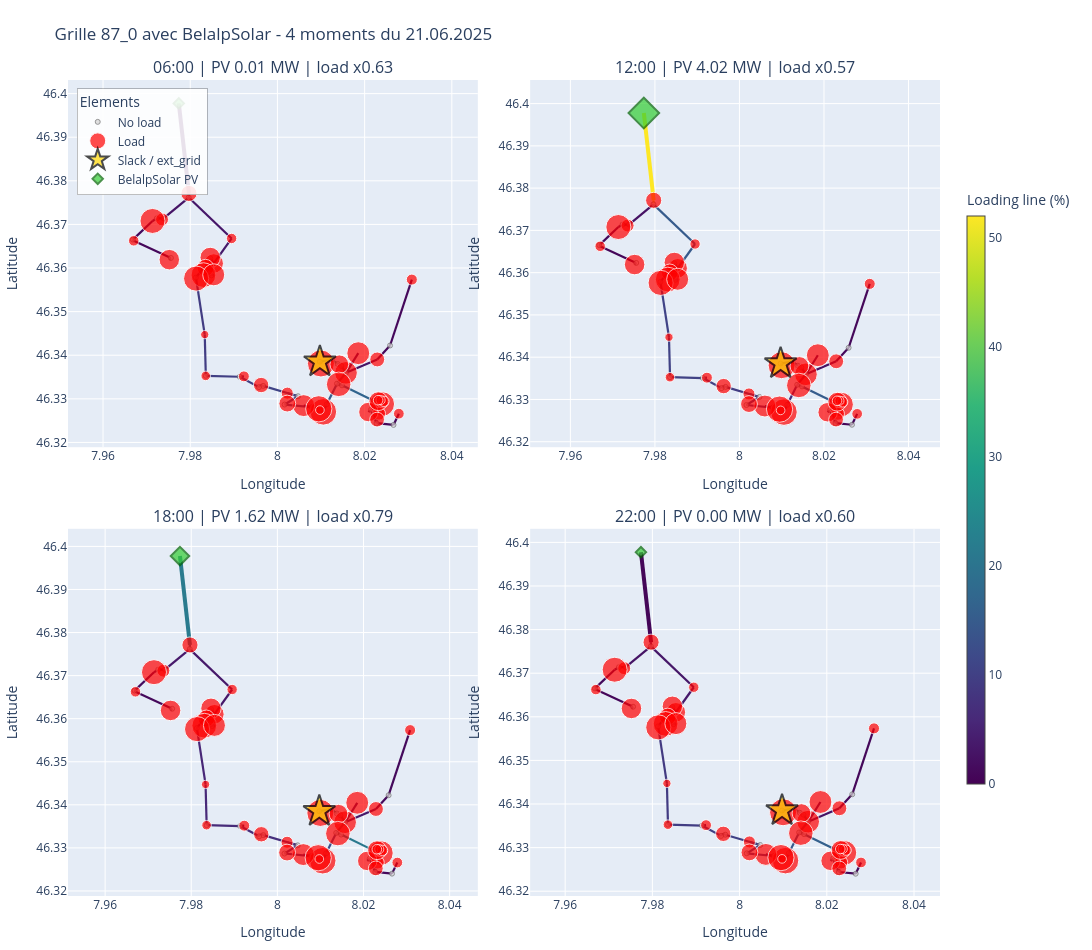

Source (notebook cell):
### Markdown cell above
# Scenario horaire interactif

Choisir un mois, un jour et une heure. Les charges suivent un profil journalier/seasonnier simple, BelalpSolar suit un profil pvlib horaire, puis le power flow est relance. Les tailles des points et les couleurs des lignes changent avec le scenario.

### Code cell
import re
import math
import copy
import numpy as np
import pandas as pd
import pandapower as pp
import pvlib
import plotly.graph_objects as go
import plotly.io as pio
from plotly.colors import sample_colorscale
from plotly.subplots import make_subplots
from pvlib.location import Location

pio.renderers.default = "vscode"

grid_file = "/Users/jadlostan/Documents/GitHub/Swiss-PDGs/grids/pandapower_data/MV/87_0_grid.xlsx"
nodes_file = "nodes_valais.csv"
grid_id = "87_0"

pv_latitude = 46.39776
pv_longitude = 7.97738
pv_p_mw_nominal = 5.7
annual_yield_gwh_target = 12.0

# Jour et heures a comparer.
selected_day = pd.Timestamp("2025-06-21", tz="Europe/Zurich")
selected_hours = [6, 12, 18, 22]

base_net = pp.from_excel(grid_file)
nodes = pd.read_csv(nodes_file)

def id_to_str(value):
    return str(int(value)) if float(value).is_integer() else str(value)

def node_id_from_bus_name(name):
    match = re.search(r"_node_(.+)$", str(name))
    return match.group(1) if match else None

def haversine_km(lon1, lat1, lon2, lat2):
    radius_km = 6371.0
    lon1, lat1, lon2, lat2 = map(math.radians, [lon1, lat1, lon2, lat2])
    dlon = lon2 - lon1
    dlat = lat2 - lat1
    a = math.sin(dlat / 2) ** 2 + math.cos(lat1) * math.cos(lat2) * math.sin(dlon / 2) ** 2
    return 2 * radius_km * math.asin(math.sqrt(a))

nodes_grid = nodes[nodes["grid_id"] == grid_id].dropna(subset=["osmid", "longitude", "latitude"]).copy()
nodes_grid["node_id"] = nodes_grid["osmid"].apply(id_to_str)
node_lookup = nodes_grid.drop_duplicates("node_id").set_index("node_id")[["longitude", "latitude"]]

base_bus_plot = base_net.bus.copy()
base_bus_plot["bus_index"] = base_bus_plot.index
base_bus_plot["node_id"] = base_bus_plot["name"].apply(node_id_from_bus_name)
base_bus_plot = base_bus_plot.join(node_lookup, on="node_id")
base_bus_plot = base_bus_plot.dropna(subset=["longitude", "latitude"]).set_index("bus_index")

distance2 = (base_bus_plot["longitude"] - pv_longitude) ** 2 + (base_bus_plot["latitude"] - pv_latitude) ** 2
nearest_bus = int(distance2.idxmin())
nearest_lon = float(base_bus_plot.loc[nearest_bus, "longitude"])
nearest_lat = float(base_bus_plot.loc[nearest_bus, "latitude"])
connection_length_km = haversine_km(nearest_lon, nearest_lat, pv_longitude, pv_latitude)
attached_lines = base_net.line[(base_net.line["from_bus"] == nearest_bus) | (base_net.line["to_bus"] == nearest_bus)]
cable = attached_lines.iloc[0] if len(attached_lines) else base_net.line.iloc[0]

location = Location(latitude=46.39776, longitude=7.97738, tz="Europe/Zurich", altitude=2650, name="BelalpSolar")
times = pd.date_range("2025-01-01 00:00", "2025-12-31 23:00", freq="h", tz=location.tz)
solar_position = location.get_solarposition(times)
clear_sky = location.get_clearsky(times, model="ineichen")
poa = pvlib.irradiance.get_total_irradiance(
    surface_tilt=60,
    surface_azimuth=180,
    solar_zenith=solar_position["apparent_zenith"],
    solar_azimuth=solar_position["azimuth"],
    dni=clear_sky["dni"],
    ghi=clear_sky["ghi"],
    dhi=clear_sky["dhi"],
    albedo=0.35,
)
cell_temperature = pvlib.temperature.faiman(poa_global=poa["poa_global"], temp_air=5, wind_speed=2)
pdc_kw_raw = pvlib.pvsystem.pvwatts_dc(
    effective_irradiance=poa["poa_global"],
    temp_cell=cell_temperature,
    pdc0=pv_p_mw_nominal * 1000,
    gamma_pdc=-0.0035,
)
pac_kw_raw = pvlib.inverter.pvwatts(pdc=pdc_kw_raw, pdc0=pv_p_mw_nominal * 1000, eta_inv_nom=0.96).clip(lower=0)
pv_profile_mw = pac_kw_raw * (annual_yield_gwh_target * 1_000_000 / pac_kw_raw.sum()) / 1000

def load_multiplier(timestamp):
    hour = timestamp.hour + timestamp.minute / 60
    doy = timestamp.dayofyear
    morning = 0.35 * np.exp(-0.5 * ((hour - 7.5) / 2.0) ** 2)
    midday = 0.16 * np.exp(-0.5 * ((hour - 12.5) / 3.0) ** 2)
    evening = 0.50 * np.exp(-0.5 * ((hour - 19.0) / 2.5) ** 2)
    night_base = 0.55
    daily = night_base + morning + midday + evening
    seasonal = 1.0 + 0.22 * np.cos(2 * np.pi * (doy - 15) / 365.0)
    weekend = 0.95 if timestamp.weekday() >= 5 else 1.0
    return float(daily * seasonal * weekend)

def build_scenario_net(timestamp):
    net = copy.deepcopy(base_net)
    multiplier = load_multiplier(timestamp)
    net.load["p_mw"] = base_net.load["p_mw"] * multiplier
    net.load["q_mvar"] = base_net.load["q_mvar"] * multiplier
    pv_bus = pp.create_bus(net, vn_kv=float(net.bus.loc[nearest_bus, "vn_kv"]), name="bus_MV_87_0_BelalpSolar", type="n")
    pp.create_line_from_parameters(
        net,
        from_bus=nearest_bus,
        to_bus=pv_bus,
        length_km=connection_length_km,
        r_ohm_per_km=float(cable["r_ohm_per_km"]),
        x_ohm_per_km=float(cable["x_ohm_per_km"]),
        c_nf_per_km=float(cable["c_nf_per_km"]),
        max_i_ka=float(cable["max_i_ka"]),
        type=str(cable["type"]),
        name="line_87_0_to_BelalpSolar",
    )
    pv_p_mw = float(pv_profile_mw.loc[timestamp])
    pp.create_sgen(net, bus=pv_bus, p_mw=pv_p_mw, q_mvar=0.0, name="BelalpSolar PV", type="PV")
    pp.runpp(net)
    return net, pv_bus, pv_p_mw, multiplier

scenarios = []
for hour in selected_hours:
    timestamp = selected_day + pd.Timedelta(hours=hour)
    net, pv_bus, pv_p_mw, multiplier = build_scenario_net(timestamp)
    scenarios.append((timestamp, net, pv_bus, pv_p_mw, multiplier))

max_loading_global = max(float(net.res_line["loading_percent"].max()) for _, net, _, _, _ in scenarios)

fig = make_subplots(
    rows=2,
    cols=2,
    subplot_titles=[f"{ts:%H:%M} | PV {pv_p:.2f} MW | load x{mult:.2f}" for ts, _, _, pv_p, mult in scenarios],
    horizontal_spacing=0.06,
    vertical_spacing=0.10,
)

summary_rows = []
for idx, (timestamp, net, pv_bus, pv_p_mw, multiplier) in enumerate(scenarios):
    row = idx // 2 + 1
    col = idx % 2 + 1
    bus_plot = pd.concat([
        base_bus_plot,
        pd.DataFrame(
            {"longitude": [pv_longitude], "latitude": [pv_latitude], "name": ["bus_MV_87_0_BelalpSolar"], "node_id": ["BelalpSolar"]},
            index=[pv_bus],
        ),
    ])
    load_by_bus = net.load[net.load["in_service"]].groupby("bus")["p_mw"].sum()
    sgen_by_bus = net.sgen[net.sgen["in_service"]].groupby("bus")["p_mw"].sum() if len(net.sgen) else pd.Series(dtype=float)
    slack_buses = set(net.ext_grid[net.ext_grid["in_service"]]["bus"].astype(int))
    max_load = max(load_by_bus.max(), 1e-9) if len(load_by_bus) else 1

    for line_idx, line in net.line.iterrows():
        from_bus = int(line["from_bus"])
        to_bus = int(line["to_bus"])
        if from_bus not in bus_plot.index or to_bus not in bus_plot.index:
            continue
        x0, y0 = bus_plot.loc[from_bus, ["longitude", "latitude"]]
        x1, y1 = bus_plot.loc[to_bus, ["longitude", "latitude"]]
        x_mid = (x0 + x1) / 2
        y_mid = (y0 + y1) / 2
        loading = float(net.res_line.loc[line_idx, "loading_percent"])
        line_color = sample_colorscale("Viridis", loading / max(max_loading_global, 1))[0]
        fig.add_trace(
            go.Scatter(
                x=[x0, x_mid, x1],
                y=[y0, y_mid, y1],
                mode="lines",
                line=dict(color=line_color, width=4 if to_bus == pv_bus or from_bus == pv_bus else 2.2),
                hovertemplate=f"{timestamp:%H:%M}<br>edge {line_idx}<br>loading: {loading:.2f}%<extra></extra>",
                showlegend=False,
            ),
            row=row,
            col=col,
        )

    plain, loads, slacks, pvs = [], [], [], []
    for bus_idx, bus_row in bus_plot.iterrows():
        load = float(load_by_bus.get(bus_idx, 0.0))
        sgen = float(sgen_by_bus.get(bus_idx, 0.0)) if len(sgen_by_bus) else 0.0
        item = dict(bus_idx=bus_idx, lon=bus_row["longitude"], lat=bus_row["latitude"], load=load, sgen=sgen)
        if bus_idx == pv_bus:
            pvs.append(item)
        elif bus_idx in slack_buses:
            slacks.append(item)
        elif load > 0:
            loads.append(item)
        else:
            plain.append(item)

    def add_nodes(items, name, color, symbol, size_fn, line_color="white", line_width=1):
        if not items:
            return
        fig.add_trace(
            go.Scatter(
                x=[item["lon"] for item in items],
                y=[item["lat"] for item in items],
                mode="markers",
                marker=dict(symbol=symbol, size=[size_fn(item) for item in items], color=color, line=dict(color=line_color, width=line_width)),
                customdata=[[item["bus_idx"], item["load"], item["sgen"]] for item in items],
                hovertemplate="bus %{customdata[0]}<br>load: %{customdata[1]:.4f} MW<br>sgen: %{customdata[2]:.4f} MW<extra></extra>",
                name=name,
                showlegend=(idx == 0),
            ),
            row=row,
            col=col,
        )

    add_nodes(plain, "No load", "lightgray", "circle", lambda item: 5, line_color="dimgray")
    add_nodes(loads, "Load", "red", "circle", lambda item: 5 + 22 * item["load"] / max_load)
    add_nodes(slacks, "Slack / ext_grid", "gold", "star", lambda item: 24, line_color="black", line_width=2)
    add_nodes(pvs, "BelalpSolar PV", "limegreen", "diamond", lambda item: 8 + 22 * item["sgen"] / max(pv_p_mw_nominal, 1e-9), line_color="darkgreen", line_width=2)

    summary_rows.append({
        "time": timestamp.strftime("%H:%M"),
        "converged": net.converged,
        "pv_mw": pv_p_mw,
        "load_multiplier": multiplier,
        "slack_p_mw": float(net.res_ext_grid.p_mw.iloc[0]),
        "max_loading_percent": float(net.res_line.loading_percent.max()),
    })

# Une trace invisible pour afficher la colorbar commune du loading.
fig.add_trace(
    go.Scatter(
        x=[None],
        y=[None],
        mode="markers",
        marker=dict(
            colorscale="Viridis",
            cmin=0,
            cmax=max_loading_global,
            color=[0],
            colorbar=dict(title="Loading line (%)", x=1.02, y=0.5, len=0.75, thickness=18),
            showscale=True,
        ),
        hoverinfo="skip",
        showlegend=False,
    ),
    row=1,
    col=1,
)

for axis_name in fig.layout:
    if axis_name.startswith("yaxis"):
        suffix = axis_name.replace("yaxis", "")
        fig.layout[axis_name].scaleanchor = "x" + suffix
        fig.layout[axis_name].scaleratio = 1

fig.update_layout(
    title=f"Grille 87_0 avec BelalpSolar - 4 moments du {selected_day:%d.%m.%Y}",
    width=1200,
    height=950,
    dragmode="zoom",
    hovermode="closest",
    margin=dict(l=50, r=150, t=80, b=50),
    legend=dict(title="Elements", x=0.01, y=0.99, bgcolor="rgba(255,255,255,0.88)", bordercolor="rgba(0,0,0,0.25)", borderwidth=1),
)
fig.update_xaxes(title_text="Longitude")
fig.update_yaxes(title_text="Latitude")
fig.show()

display(pd.DataFrame(summary_rows))
